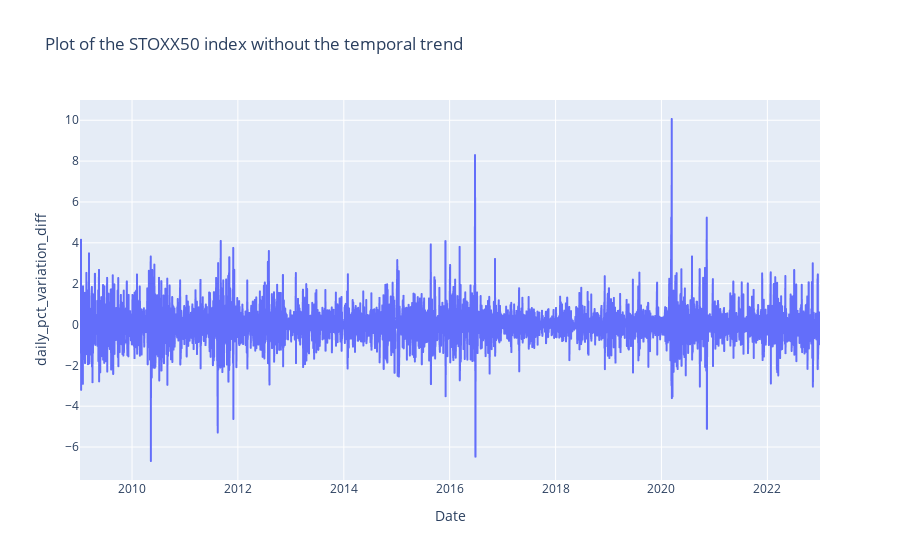

The cell this chart's notebook holds for it:
### Markdown cell above
Visualisation of the time serie :

### Code cell
fig = px.line(stoxx50_data, x="Date", y="daily_pct_variation_diff", title="Plot of the STOXX50 index without the temporal trend")
fig.show()

### Figure 1 — Plotly figure (JSON) as saved in the notebook; plotly's stock layout.template omitted (floating-point values rounded to 4 significant figures; data arrays with more than 128 entries replaced by an {"elided": "..."} marker saying what was removed)
{"data": [{"hovertemplate": "Date=%{x}<br>daily_pct_variation_diff=%{y}<extra></extra>", "legendgroup": "", "line": {"color": "#636efa", "dash": "solid"}, "marker": {"symbol": "circle"}, "mode": "lines", "name": "", "showlegend": false, "type": "scattergl", "x": {"elided": "3511 str values"}, "xaxis": "x", "y": {"elided": "3511 float values"}, "yaxis": "y"}], "layout": {"legend": {"tracegroupgap": 0}, "title": {"text": "Plot of the STOXX50 index without the temporal trend"}, "xaxis": {"anchor": "y", "domain": [0, 1], "title": {"text": "Date"}}, "yaxis": {"anchor": "x", "domain": [0, 1], "title": {"text": "daily_pct_variation_diff"}}}}
